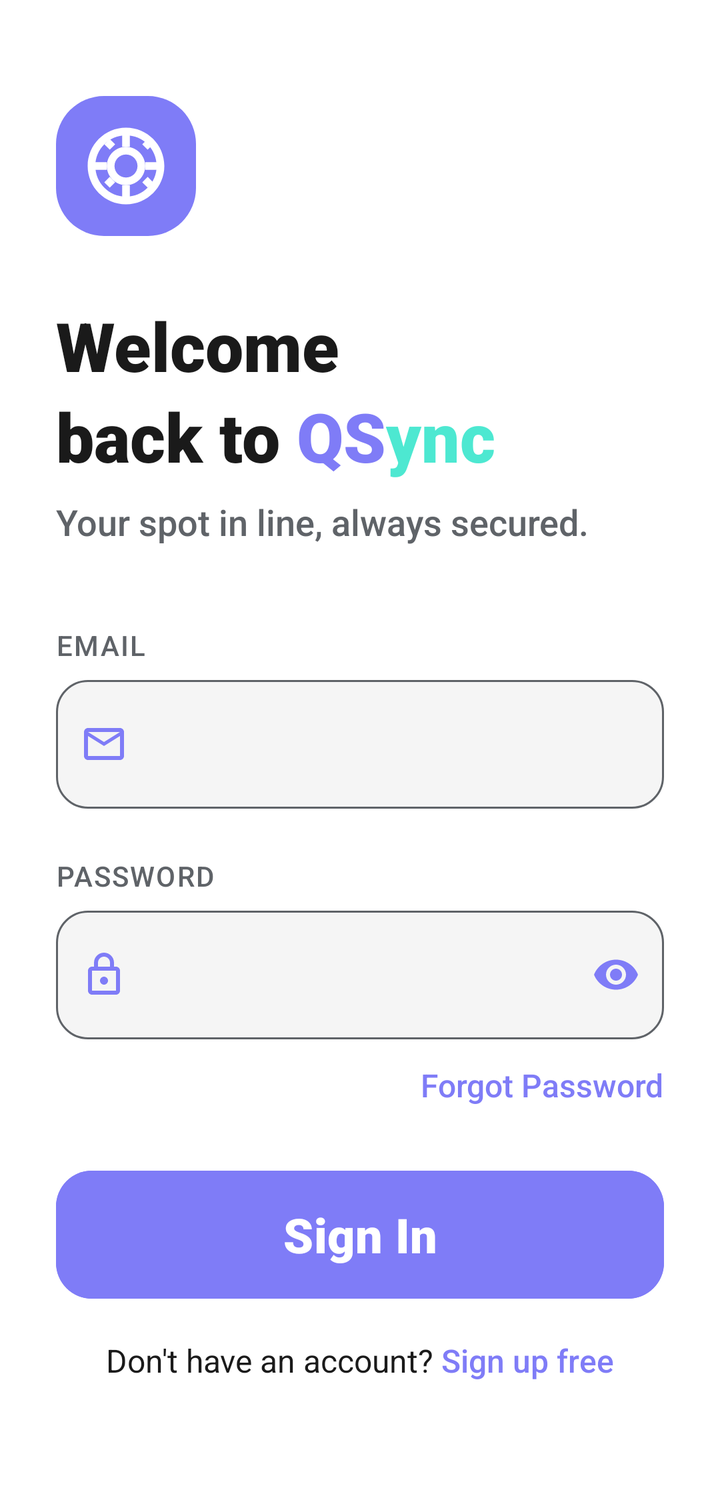
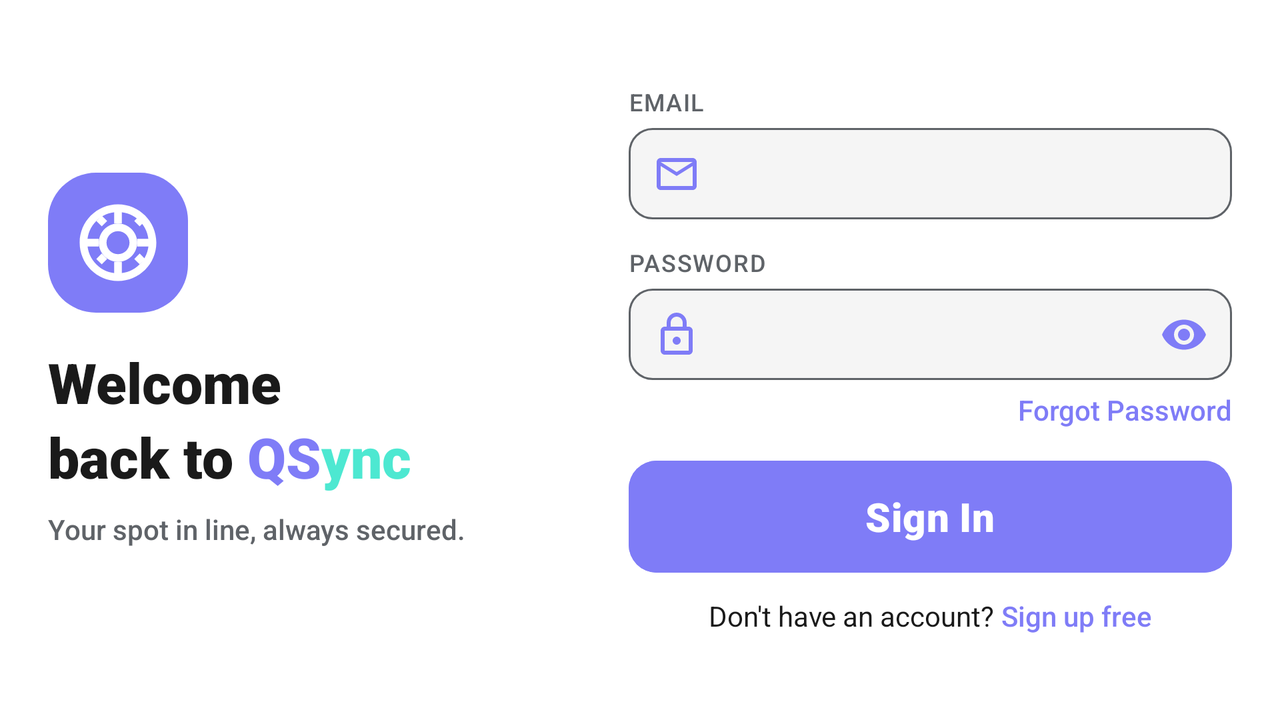

First picture: res/layout/ on a phone held upright. Second picture: the repository's own variant of that layout, on a device whose configuration matches the variant's folder. Source for both follows.
<!-- AndroidManifest.xml: application theme Theme.QSync -->
<!-- res/layout/activity_login.xml -->
<?xml version="1.0" encoding="utf-8"?>
<androidx.core.widget.NestedScrollView xmlns:android="http://schemas.android.com/apk/res/android"
    xmlns:app="http://schemas.android.com/apk/res-auto"
    xmlns:tools="http://schemas.android.com/tools"
    android:layout_width="match_parent"
    android:layout_height="match_parent"
    android:background="@color/app_background"
    android:fillViewport="true"
    tools:context=".LoginActivity">

    <androidx.constraintlayout.widget.ConstraintLayout
        android:layout_width="match_parent"
        android:layout_height="wrap_content"
        android:padding="28dp">

        
        <FrameLayout
            android:id="@+id/logo_container"
            android:layout_width="70dp"
            android:layout_height="70dp"
            android:layout_marginTop="20dp"
            android:background="@drawable/bg_logo"
            android:padding="12dp"
            app:layout_constraintStart_toStartOf="parent"
            app:layout_constraintTop_toTopOf="parent">

            <ImageView
                android:layout_width="match_parent"
                android:layout_height="match_parent"
                android:contentDescription="@string/logo_description"
                android:src="@drawable/ic_qsync_logo"
                app:tint="@color/white" />
        </FrameLayout>

        
        <TextView
            android:id="@+id/tv_welcome_title"
            android:layout_width="wrap_content"
            android:layout_height="wrap_content"
            android:layout_marginTop="32dp"
            android:fontFamily="sans-serif-black"
            android:text="@string/welcome_text"
            android:textColor="@color/app_text_primary"
            android:textSize="34sp"
            app:layout_constraintStart_toStartOf="parent"
            app:layout_constraintTop_toBottomOf="@id/logo_container" />

        <LinearLayout
            android:id="@+id/ll_brand_title"
            android:layout_width="wrap_content"
            android:layout_height="wrap_content"
            android:orientation="horizontal"
            app:layout_constraintStart_toStartOf="parent"
            app:layout_constraintTop_toBottomOf="@id/tv_welcome_title">

            <TextView
                android:layout_width="wrap_content"
                android:layout_height="wrap_content"
                android:fontFamily="sans-serif-black"
                android:text="@string/back_to_text"
                android:textColor="@color/app_text_primary"
                android:textSize="34sp" />

            <TextView
                android:layout_width="wrap_content"
                android:layout_height="wrap_content"
                android:fontFamily="sans-serif-black"
                android:text="@string/q_letter"
                android:textColor="@color/brand_purple"
                android:textSize="34sp" />

            <TextView
                android:layout_width="wrap_content"
                android:layout_height="wrap_content"
                android:fontFamily="sans-serif-black"
                android:text="@string/sync_text"
                android:textColor="@color/brand_teal"
                android:textSize="34sp" />
        </LinearLayout>

        <TextView
            android:id="@+id/tv_login_subtitle"
            android:layout_width="wrap_content"
            android:layout_height="wrap_content"
            android:layout_marginTop="8dp"
            android:fontFamily="sans-serif-medium"
            android:text="@string/login_subtitle"
            android:textColor="@color/app_text_secondary"
            android:textSize="18sp"
            app:layout_constraintStart_toStartOf="parent"
            app:layout_constraintTop_toBottomOf="@id/ll_brand_title" />

        
        <TextView
            android:id="@+id/tv_email_label"
            android:layout_width="wrap_content"
            android:layout_height="wrap_content"
            android:layout_marginTop="40dp"
            android:fontFamily="sans-serif-medium"
            android:letterSpacing="0.05"
            android:text="@string/email_label"
            android:textColor="@color/app_text_secondary"
            android:textSize="14sp"
            app:layout_constraintStart_toStartOf="parent"
            app:layout_constraintTop_toBottomOf="@id/tv_login_subtitle" />

        <com.google.android.material.textfield.TextInputLayout
            android:id="@+id/til_email"
            style="@style/Widget.MaterialComponents.TextInputLayout.OutlinedBox"
            android:layout_width="match_parent"
            android:layout_height="wrap_content"
            android:layout_marginTop="8dp"
            app:boxBackgroundColor="@color/app_input_bg"
            app:boxCornerRadiusBottomEnd="16dp"
            app:boxCornerRadiusBottomStart="16dp"
            app:boxCornerRadiusTopEnd="16dp"
            app:boxCornerRadiusTopStart="16dp"
            app:boxStrokeColor="@color/input_stroke_color"
            app:hintEnabled="false"
            app:layout_constraintTop_toBottomOf="@id/tv_email_label"
            app:startIconDrawable="@drawable/ic_email"
            app:startIconTint="@color/brand_purple">

            <com.google.android.material.textfield.TextInputEditText
                android:id="@+id/et_email"
                android:layout_width="match_parent"
                android:layout_height="wrap_content"
                android:fontFamily="sans-serif"
                android:inputType="textEmailAddress"
                android:paddingTop="20dp"
                android:paddingBottom="20dp"
                android:textColor="@color/app_text_primary"
                android:textColorHint="@color/app_text_secondary"
                android:textSize="18sp" />
        </com.google.android.material.textfield.TextInputLayout>

        
        <TextView
            android:id="@+id/tv_password_label"
            android:layout_width="wrap_content"
            android:layout_height="wrap_content"
            android:layout_marginTop="24dp"
            android:fontFamily="sans-serif-medium"
            android:letterSpacing="0.05"
            android:text="@string/password_label"
            android:textColor="@color/app_text_secondary"
            android:textSize="14sp"
            app:layout_constraintStart_toStartOf="parent"
            app:layout_constraintTop_toBottomOf="@id/til_email" />

        <com.google.android.material.textfield.TextInputLayout
            android:id="@+id/til_password"
            style="@style/Widget.MaterialComponents.TextInputLayout.OutlinedBox"
            android:layout_width="match_parent"
            android:layout_height="wrap_content"
            android:layout_marginTop="8dp"
            app:boxBackgroundColor="@color/app_input_bg"
            app:boxCornerRadiusBottomEnd="16dp"
            app:boxCornerRadiusBottomStart="16dp"
            app:boxCornerRadiusTopEnd="16dp"
            app:boxCornerRadiusTopStart="16dp"
            app:boxStrokeColor="@color/input_stroke_color"
            app:hintEnabled="false"
            app:layout_constraintTop_toBottomOf="@id/tv_password_label"
            app:passwordToggleEnabled="true"
            app:passwordToggleTint="@color/brand_purple"
            app:startIconDrawable="@drawable/ic_lock"
            app:startIconTint="@color/brand_purple">

            <com.google.android.material.textfield.TextInputEditText
                android:id="@+id/et_password"
                android:layout_width="match_parent"
                android:layout_height="wrap_content"
                android:fontFamily="sans-serif"
                android:inputType="textPassword"
                android:paddingTop="20dp"
                android:paddingBottom="20dp"
                android:textColor="@color/app_text_primary"
                android:textColorHint="@color/app_text_secondary"
                android:textSize="18sp" />
        </com.google.android.material.textfield.TextInputLayout>

        
        <TextView
            android:id="@+id/tv_forgot_password"
            android:layout_width="wrap_content"
            android:layout_height="wrap_content"
            android:layout_marginTop="12dp"
            android:fontFamily="sans-serif-medium"
            android:text="@string/forgot_password"
            android:textColor="@color/brand_purple"
            android:textSize="16sp"
            app:layout_constraintEnd_toEndOf="parent"
            app:layout_constraintTop_toBottomOf="@id/til_password" />

        
        <com.google.android.material.button.MaterialButton
            android:id="@+id/btn_sign_in_login"
            android:layout_width="match_parent"
            android:layout_height="64dp"
            android:layout_marginTop="32dp"
            android:backgroundTint="@color/brand_purple"
            android:fontFamily="sans-serif-black"
            android:insetTop="0dp"
            android:insetBottom="0dp"
            android:text="@string/sign_in"
            android:textAllCaps="false"
            android:textColor="@color/white"
            android:textSize="24sp"
            app:cornerRadius="18dp"
            app:layout_constraintTop_toBottomOf="@id/tv_forgot_password" />

        
        <LinearLayout
            android:layout_width="wrap_content"
            android:layout_height="wrap_content"
            android:layout_marginTop="20dp"
            android:layout_marginBottom="24dp"
            android:orientation="horizontal"
            app:layout_constraintBottom_toBottomOf="parent"
            app:layout_constraintEnd_toEndOf="parent"
            app:layout_constraintStart_toStartOf="parent"
            app:layout_constraintTop_toBottomOf="@id/btn_sign_in_login">

            <TextView
                android:layout_width="wrap_content"
                android:layout_height="wrap_content"
                android:text="@string/dont_have_account"
                android:textColor="@color/app_text_primary"
                android:textSize="16sp" />

            <TextView
                android:id="@+id/tv_sign_up_link"
                android:layout_width="wrap_content"
                android:layout_height="wrap_content"
                android:fontFamily="sans-serif-medium"
                android:text="@string/sign_up_free"
                android:textColor="@color/brand_purple"
                android:textSize="16sp" />
        </LinearLayout>

    </androidx.constraintlayout.widget.ConstraintLayout>
</androidx.core.widget.NestedScrollView>
<!-- resources referenced by this layout -->
<resources>
  <color name="app_background">#FFFFFF</color>
  <color name="app_input_bg">#F5F5F5</color>
  <color name="app_text_primary">#1A1A1A</color>
  <color name="app_text_secondary">#5F6368</color>
  <color name="brand_purple">#7F7CF7</color>
  <color name="brand_teal">#4DE8D1</color>
  <color name="white">#FFFFFFFF</color>
  <!-- drawable bg_logo (drawable) -->
  <?xml version="1.0" encoding="utf-8"?>
  <shape xmlns:android="http://schemas.android.com/apk/res/android">
      <solid android:color="@color/brand_purple" />
      <corners android:radius="24dp" />
  </shape>
  <!-- drawable ic_email (drawable) -->
  <?xml version="1.0" encoding="utf-8"?>
  <vector xmlns:android="http://schemas.android.com/apk/res/android"
      android:width="24dp"
      android:height="24dp"
      android:viewportWidth="24"
      android:viewportHeight="24">
      <path
          android:fillColor="#FF000000"
          android:pathData="M20,4L4,4c-1.1,0 -1.99,0.9 -1.99,2L2,18c0,1.1 0.9,2 2,2h16c1.1,0 2,-0.9 2,-2L22,6c0,-1.1 -0.9,-2 -2,-2zM20,18L4,18L4,8l8,5 8,-5v10zM12,11L4,6h16l-8,5z" />
  </vector>
  <!-- drawable ic_lock (drawable) -->
  <?xml version="1.0" encoding="utf-8"?>
  <vector xmlns:android="http://schemas.android.com/apk/res/android"
      android:width="24dp"
      android:height="24dp"
      android:viewportWidth="24"
      android:viewportHeight="24">
      <path
          android:fillColor="#FF000000"
          android:pathData="M18,8h-1L17,6c0,-2.76 -2.24,-5 -5,-5S7,3.24 7,6v2L6,8c-1.1,0 -2,0.9 -2,2v10c0,1.1 0.9,2 2,2h12c1.1,0 2,-0.9 2,-2L20,10c0,-1.1 -0.9,-2 -2,-2zM9,6c0,-1.66 1.34,-3 3,-3s3,1.34 3,3v2L9,8L9,6zM18,20L6,20L6,10h12v10zM12,13c-1.1,0 -2,0.9 -2,2s0.9,2 2,2 2,-0.9 2,-2 -0.9,-2 -2,-2z" />
  </vector>
  <!-- drawable ic_qsync_logo (drawable) -->
  <?xml version="1.0" encoding="utf-8"?>
  <vector xmlns:android="http://schemas.android.com/apk/res/android"
      android:width="200dp"
      android:height="200dp"
      android:viewportWidth="24"
      android:viewportHeight="24">
      <path
          android:fillColor="#FFFFFF"
          android:pathData="M12,2C6.48,2 2,6.48 2,12s4.48,10 10,10 10,-4.48 10,-10S17.52,2 12,2zM12,20c-4.41,0 -8,-3.59 -8,-8s3.59,-8 8,-8 8,3.59 8,8 -3.59,8 -8,8z" />
      <path
          android:fillColor="#FFFFFF"
          android:pathData="M12,7c-2.76,0 -5,2.24 -5,5s2.24,5 5,5 5,-2.24 5,-5 -2.24,-5 -5,-5zM12,15c-1.66,0 -3,-1.34 -3,-3s1.34,-3 3,-3 3,1.34 3,3 -1.34,3 -3,3z" />
      <path
          android:fillColor="#FFFFFF"
          android:pathData="M11,4h2v3h-2zM11,17h2v3h-2zM17,11h3v2h-3zM4,11h3v2h-3z" />
      <path
          android:fillColor="#FFFFFF"
          android:pathData="M16.24,6.34l1.41,-1.41 1.41,1.41 -1.41,1.41zM6.34,16.24l1.41,-1.41 1.41,1.41 -1.41,1.41zM17.66,17.66l-1.41,-1.41 1.41,-1.41 1.41,1.41zM7.76,7.76l-1.41,-1.41 1.41,-1.41 1.41,1.41z" />
  </vector>
  <string name="back_to_text">"back to "</string>
  <string name="dont_have_account">"Don\'t have an account? "</string>
  <string name="email_label">EMAIL</string>
  <string name="forgot_password">Forgot Password</string>
  <string name="login_subtitle">Your spot in line, always secured.</string>
  <string name="logo_description">QSync Logo</string>
  <string name="password_label">PASSWORD</string>
  <string name="q_letter">QS</string>
  <string name="sign_in">Sign In</string>
  <string name="sign_up_free">Sign up free</string>
  <string name="sync_text">ync</string>
  <string name="welcome_text">Welcome</string>
  <style name="Theme.QSync" parent="Base.Theme.QSync" />
  <style name="Base.Theme.QSync" parent="Theme.Material3.DayNight.NoActionBar">
          
      </style>
</resources>
<!-- res/layout-land/activity_login.xml (the repository's variant of the layout above) -->
<!-- drawn on the phone turned sideways -->
<?xml version="1.0" encoding="utf-8"?>
<androidx.core.widget.NestedScrollView xmlns:android="http://schemas.android.com/apk/res/android"
    xmlns:app="http://schemas.android.com/apk/res-auto"
    xmlns:tools="http://schemas.android.com/tools"
    android:layout_width="match_parent"
    android:layout_height="match_parent"
    android:background="@color/app_background"
    android:fillViewport="true"
    tools:context=".LoginActivity">

    <androidx.constraintlayout.widget.ConstraintLayout
        android:layout_width="match_parent"
        android:layout_height="wrap_content"
        android:padding="24dp">

        <androidx.constraintlayout.widget.Guideline
            android:id="@+id/guideline"
            android:layout_width="wrap_content"
            android:layout_height="wrap_content"
            android:orientation="vertical"
            app:layout_constraintGuide_percent="0.45" />

        
        <FrameLayout
            android:id="@+id/logo_container"
            android:layout_width="70dp"
            android:layout_height="70dp"
            android:background="@drawable/bg_logo"
            android:padding="12dp"
            app:layout_constraintBottom_toTopOf="@+id/tv_welcome_title"
            app:layout_constraintStart_toStartOf="parent"
            app:layout_constraintTop_toTopOf="parent"
            app:layout_constraintVertical_chainStyle="packed">

            <ImageView
                android:layout_width="match_parent"
                android:layout_height="match_parent"
                android:contentDescription="@string/logo_description"
                android:src="@drawable/ic_qsync_logo"
                app:tint="@color/white" />
        </FrameLayout>

        <TextView
            android:id="@+id/tv_welcome_title"
            android:layout_width="wrap_content"
            android:layout_height="wrap_content"
            android:layout_marginTop="16dp"
            android:fontFamily="sans-serif-black"
            android:text="@string/welcome_text"
            android:textColor="@color/app_text_primary"
            android:textSize="28sp"
            app:layout_constraintBottom_toTopOf="@+id/ll_brand_title"
            app:layout_constraintStart_toStartOf="parent"
            app:layout_constraintTop_toBottomOf="@id/logo_container" />

        <LinearLayout
            android:id="@+id/ll_brand_title"
            android:layout_width="wrap_content"
            android:layout_height="wrap_content"
            android:orientation="horizontal"
            app:layout_constraintBottom_toTopOf="@+id/tv_login_subtitle"
            app:layout_constraintStart_toStartOf="parent"
            app:layout_constraintTop_toBottomOf="@id/tv_welcome_title">

            <TextView
                android:layout_width="wrap_content"
                android:layout_height="wrap_content"
                android:fontFamily="sans-serif-black"
                android:text="@string/back_to_text"
                android:textColor="@color/app_text_primary"
                android:textSize="28sp" />

            <TextView
                android:layout_width="wrap_content"
                android:layout_height="wrap_content"
                android:fontFamily="sans-serif-black"
                android:text="@string/q_letter"
                android:textColor="@color/brand_purple"
                android:textSize="28sp" />

            <TextView
                android:layout_width="wrap_content"
                android:layout_height="wrap_content"
                android:fontFamily="sans-serif-black"
                android:text="@string/sync_text"
                android:textColor="@color/brand_teal"
                android:textSize="28sp" />
        </LinearLayout>

        <TextView
            android:id="@+id/tv_login_subtitle"
            android:layout_width="0dp"
            android:layout_height="wrap_content"
            android:layout_marginTop="8dp"
            android:layout_marginEnd="16dp"
            android:fontFamily="sans-serif-medium"
            android:text="@string/login_subtitle"
            android:textColor="@color/app_text_secondary"
            android:textSize="14sp"
            app:layout_constraintBottom_toBottomOf="parent"
            app:layout_constraintEnd_toStartOf="@+id/guideline"
            app:layout_constraintStart_toStartOf="parent"
            app:layout_constraintTop_toBottomOf="@id/ll_brand_title" />

        
        <TextView
            android:id="@+id/tv_email_label"
            android:layout_width="wrap_content"
            android:layout_height="wrap_content"
            android:fontFamily="sans-serif-medium"
            android:letterSpacing="0.05"
            android:text="@string/email_label"
            android:textColor="@color/app_text_secondary"
            android:textSize="12sp"
            app:layout_constraintBottom_toTopOf="@+id/til_email"
            app:layout_constraintStart_toEndOf="@+id/guideline"
            app:layout_constraintStart_toStartOf="@+id/til_email"
            app:layout_constraintTop_toTopOf="parent"
            app:layout_constraintVertical_chainStyle="packed" />

        <com.google.android.material.textfield.TextInputLayout
            android:id="@+id/til_email"
            style="@style/Widget.MaterialComponents.TextInputLayout.OutlinedBox"
            android:layout_width="0dp"
            android:layout_height="wrap_content"
            android:layout_marginTop="4dp"
            android:layout_marginStart="24dp"
            app:boxBackgroundColor="@color/app_input_bg"
            app:boxCornerRadiusBottomEnd="12dp"
            app:boxCornerRadiusBottomStart="12dp"
            app:boxCornerRadiusTopEnd="12dp"
            app:boxCornerRadiusTopStart="12dp"
            app:boxStrokeColor="@color/input_stroke_color"
            app:hintEnabled="false"
            app:layout_constraintBottom_toTopOf="@+id/tv_password_label"
            app:layout_constraintEnd_toEndOf="parent"
            app:layout_constraintStart_toEndOf="@id/guideline"
            app:layout_constraintTop_toBottomOf="@id/tv_email_label"
            app:startIconDrawable="@drawable/ic_email"
            app:startIconTint="@color/brand_purple">

            <com.google.android.material.textfield.TextInputEditText
                android:id="@+id/et_email"
                android:layout_width="match_parent"
                android:layout_height="wrap_content"
                android:fontFamily="sans-serif"
                android:inputType="textEmailAddress"
                android:paddingTop="12dp"
                android:paddingBottom="12dp"
                android:textColor="@color/app_text_primary"
                android:textColorHint="@color/app_text_secondary"
                android:textSize="16sp" />
        </com.google.android.material.textfield.TextInputLayout>

        <TextView
            android:id="@+id/tv_password_label"
            android:layout_width="wrap_content"
            android:layout_height="wrap_content"
            android:layout_marginTop="12dp"
            android:fontFamily="sans-serif-medium"
            android:letterSpacing="0.05"
            android:text="@string/password_label"
            android:textColor="@color/app_text_secondary"
            android:textSize="12sp"
            app:layout_constraintBottom_toTopOf="@+id/til_password"
            app:layout_constraintStart_toStartOf="@+id/til_password"
            app:layout_constraintTop_toBottomOf="@id/til_email" />

        <com.google.android.material.textfield.TextInputLayout
            android:id="@+id/til_password"
            style="@style/Widget.MaterialComponents.TextInputLayout.OutlinedBox"
            android:layout_width="0dp"
            android:layout_height="wrap_content"
            android:layout_marginTop="4dp"
            app:boxBackgroundColor="@color/app_input_bg"
            app:boxCornerRadiusBottomEnd="12dp"
            app:boxCornerRadiusBottomStart="12dp"
            app:boxCornerRadiusTopEnd="12dp"
            app:boxCornerRadiusTopStart="12dp"
            app:boxStrokeColor="@color/input_stroke_color"
            app:hintEnabled="false"
            app:layout_constraintBottom_toTopOf="@+id/tv_forgot_password"
            app:layout_constraintEnd_toEndOf="@+id/til_email"
            app:layout_constraintStart_toStartOf="@+id/til_email"
            app:layout_constraintTop_toBottomOf="@id/tv_password_label"
            app:passwordToggleEnabled="true"
            app:passwordToggleTint="@color/brand_purple"
            app:startIconDrawable="@drawable/ic_lock"
            app:startIconTint="@color/brand_purple">

            <com.google.android.material.textfield.TextInputEditText
                android:id="@+id/et_password"
                android:layout_width="match_parent"
                android:layout_height="wrap_content"
                android:fontFamily="sans-serif"
                android:inputType="textPassword"
                android:paddingTop="12dp"
                android:paddingBottom="12dp"
                android:textColor="@color/app_text_primary"
                android:textColorHint="@color/app_text_secondary"
                android:textSize="16sp" />
        </com.google.android.material.textfield.TextInputLayout>

        <TextView
            android:id="@+id/tv_forgot_password"
            android:layout_width="wrap_content"
            android:layout_height="wrap_content"
            android:layout_marginTop="4dp"
            android:fontFamily="sans-serif-medium"
            android:text="@string/forgot_password"
            android:textColor="@color/brand_purple"
            android:textSize="14sp"
            app:layout_constraintBottom_toTopOf="@+id/btn_sign_in_login"
            app:layout_constraintEnd_toEndOf="@+id/til_password"
            app:layout_constraintTop_toBottomOf="@id/til_password" />

        <com.google.android.material.button.MaterialButton
            android:id="@+id/btn_sign_in_login"
            android:layout_width="0dp"
            android:layout_height="56dp"
            android:layout_marginTop="16dp"
            android:backgroundTint="@color/brand_purple"
            android:fontFamily="sans-serif-black"
            android:insetTop="0dp"
            android:insetBottom="0dp"
            android:text="@string/sign_in"
            android:textAllCaps="false"
            android:textColor="@color/white"
            android:textSize="20sp"
            app:cornerRadius="14dp"
            app:layout_constraintBottom_toTopOf="@+id/ll_bottom_link"
            app:layout_constraintEnd_toEndOf="@+id/til_password"
            app:layout_constraintStart_toStartOf="@+id/til_password"
            app:layout_constraintTop_toBottomOf="@id/tv_forgot_password" />

        <LinearLayout
            android:id="@+id/ll_bottom_link"
            android:layout_width="wrap_content"
            android:layout_height="wrap_content"
            android:layout_marginTop="12dp"
            android:orientation="horizontal"
            app:layout_constraintBottom_toBottomOf="parent"
            app:layout_constraintEnd_toEndOf="@+id/btn_sign_in_login"
            app:layout_constraintStart_toStartOf="@+id/btn_sign_in_login"
            app:layout_constraintTop_toBottomOf="@id/btn_sign_in_login">

            <TextView
                android:layout_width="wrap_content"
                android:layout_height="wrap_content"
                android:text="@string/dont_have_account"
                android:textColor="@color/app_text_primary"
                android:textSize="14sp" />

            <TextView
                android:id="@+id/tv_sign_up_link"
                android:layout_width="wrap_content"
                android:layout_height="wrap_content"
                android:fontFamily="sans-serif-medium"
                android:text="@string/sign_up_free"
                android:textColor="@color/brand_purple"
                android:textSize="14sp" />
        </LinearLayout>

    </androidx.constraintlayout.widget.ConstraintLayout>
</androidx.core.widget.NestedScrollView>
